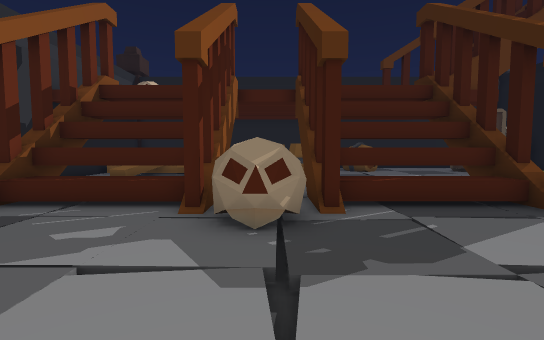
[1] (above)

18 first-person views from a walk through a Unity game level. The camera is 0.61 m above the floor, tilts 4° down and sees 85° across. The floor is counted in squares, 0.5 m on a side. Each view is taken from the middle of a square. On the plan, view 1 faces up. The plan holds only what a view shows up to about 13 squares ahead; the rest is blank. The place goes on beyond the plan.

[2]
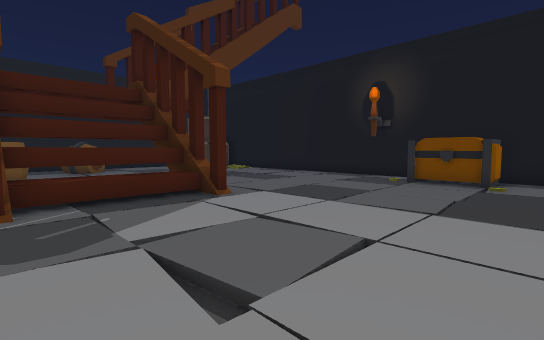

[3]
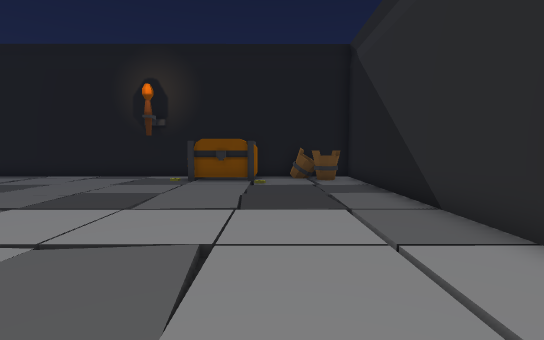

[4]
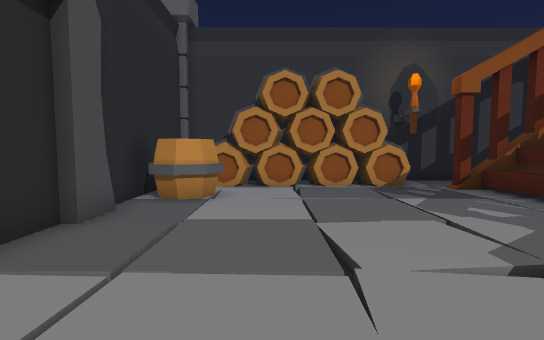

[5]
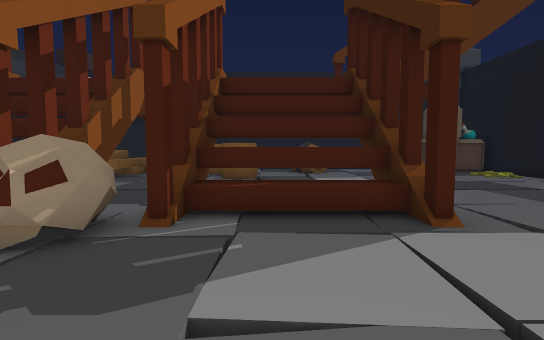

[6]
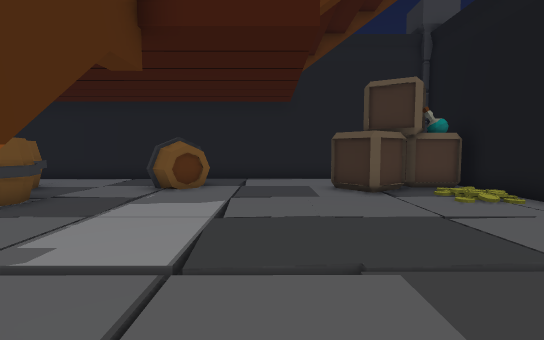

[7]
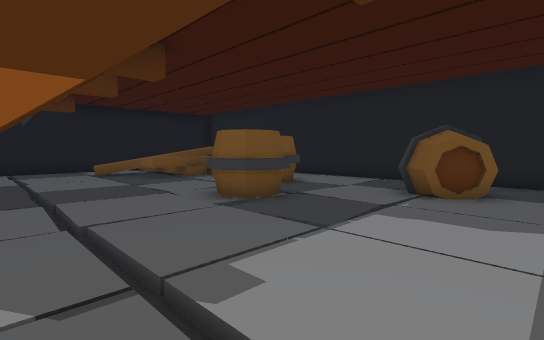

[8]
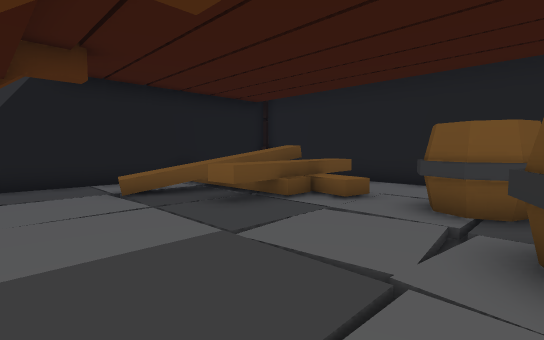

[9]
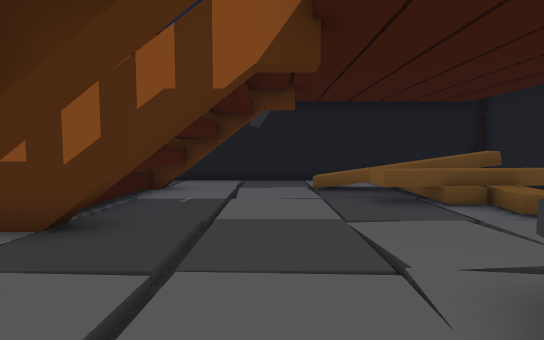

[10]
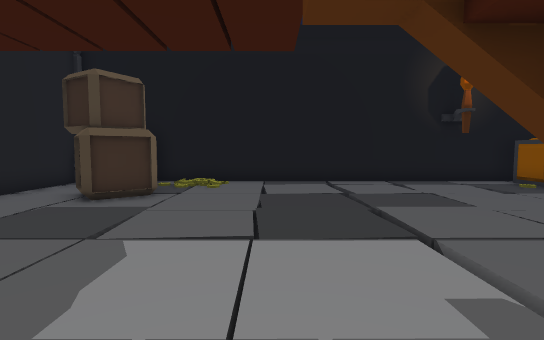

[11]
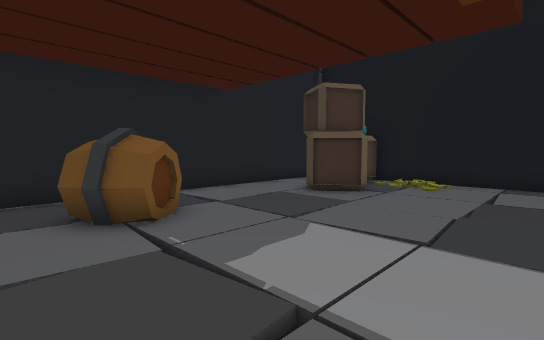

[12]
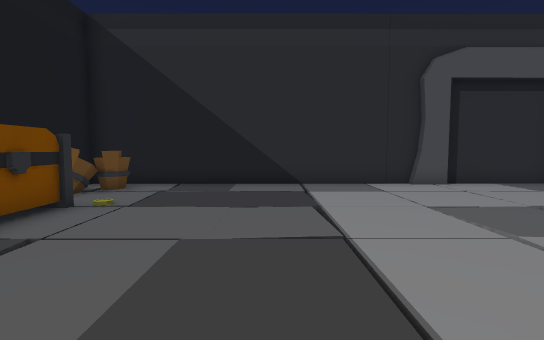

[13]
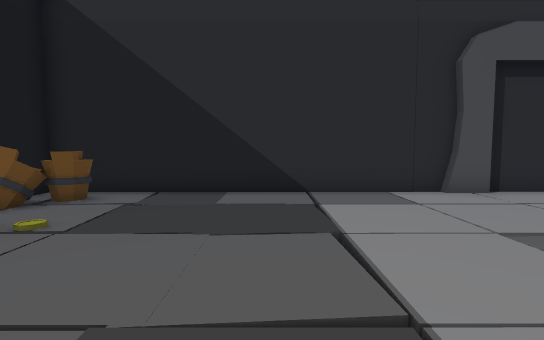

[14]
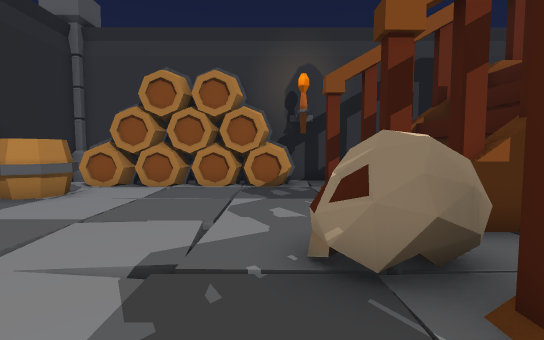

[15]
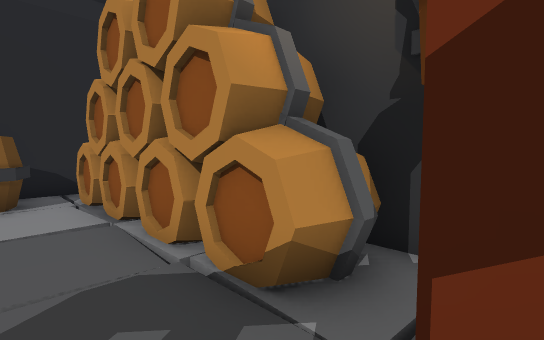

[16]
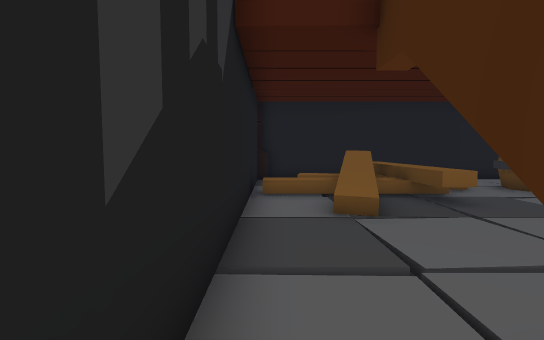

[17]
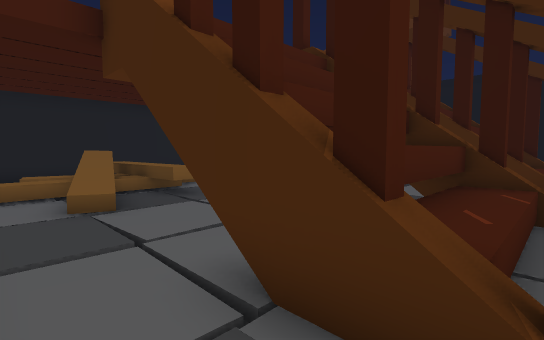

[18]
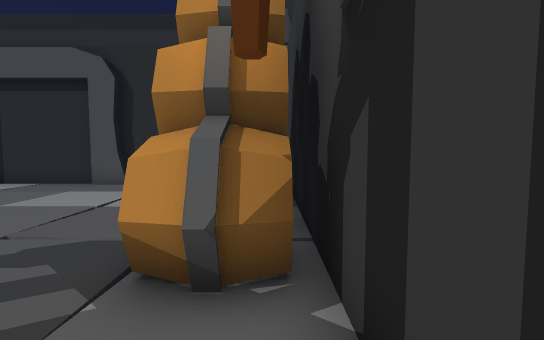

### Floor plan
Key: @ floor where view 1 was taken; # wall or solid block; . main floor; : floor 0.05 m higher than the main floor; / step, stairs or slope; ^ raised ledge; B barrel; S skull; C chest; P pillar; R crate; T potion; O other object.
Columns run from 9 left of view 1 to 15 right of it. Each row starts with its distance up from view 1.
 19 ########################
 18 #    O........../.....R
 17 # OOOO...B...BBB////RRTR
 16 # OOOOOOBBB..BB./..RRRR.#
 15 #OOOOO...B....../...R.:.#
 14 #..O.O.../BB..../.../.:.#
 13 #.OO..././BB..../.../...#
 12 #..O//////////..///.//..#
 11 #......../....../.../...#
 10 #///////////////////////#
  9 #..#/#/#./# / /#/.../...#
  8 #..#^^^#./#^^^^#/.../...#
  7 #..#^^^#./#^^^^#/.../...#
  6 #..#...^SS^....^/...../.#
  5 #B.../..SS////../...///.#
  4 #BB../.../....../.../...#
  3 # B///////.//.////////CC
  2 #BB../././....../.../.CC
  1 #BB///////////////////CC
  0 #BB../...@...././.../...#
 -1 #BB../.../...././.../..O
 -2 #BBBBB.../...././.../.OO
 -3 #P#BBB.../.##././.../...#
 -4 #########################

Positions as (right, up) in squares from view 1, and headings:
1: (0, 0), facing up
2: (1, -1), facing up-right
3: (1, 0), facing right
4: (3, 0), facing left
5: (3, 1), facing up
6: (8, 7), facing up
7: (7, 9), facing up-left
8: (1, 10), facing up-left
9: (3, 11), facing left
10: (3, 12), facing right
11: (3, 11), facing up-right
12: (8, 7), facing down
13: (8, 5), facing down
14: (3, 4), facing left
15: (-5, 6), facing down-left
16: (-8, 7), facing up
17: (-8, 6), facing up-right
18: (-8, 7), facing down
